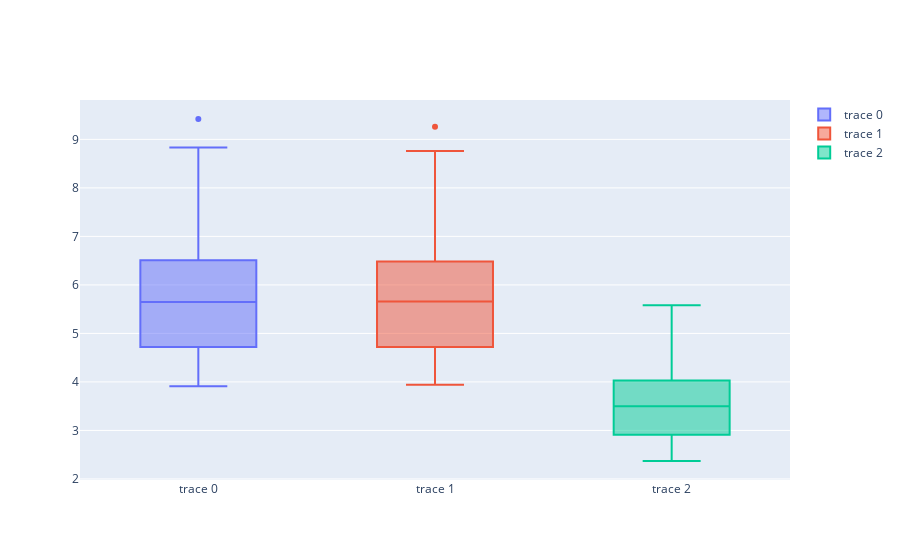

Notebook source saved alongside this figure:
### Markdown cell above
You can also plot multiple variables like this:

### Code cell
trace0 = go.Box(
    y=sample.x
)
trace1 = go.Box(
    y=sample.y
)
trace2 = go.Box(
    y=sample.z
)


data = [trace0, trace1, trace2]
iplot(data)

### Figure 1 — Plotly figure (JSON) as saved in the notebook; plotly's stock layout.template omitted (floating-point values rounded to 4 significant figures; data arrays with more than 128 entries replaced by an {"elided": "..."} marker saying what was removed)
{"data": [{"type": "box", "y": {"elided": "1000 float values"}}, {"type": "box", "y": {"elided": "1000 float values"}}, {"type": "box", "y": {"elided": "1000 float values"}}], "layout": {}}
